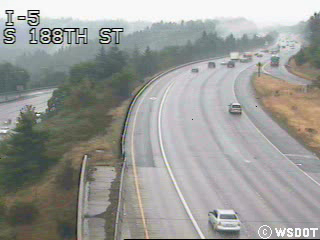
#> input picture frame 5 of trace-traffic.avi, 320 x 240 px, given in place of trace-traffic3.mp4, which was not available
$ python app.py
#> lines starting #> are read from the running program, lines starting #| are printed output that depends on the picture; pictures that were not available may be replaced by others from this repository, and a replacement may not be noted
# import cv2
# import numpy as np
# #from  matplotlib import pyplot as plt
# #img = cv2.imread(r'C:\Users\MrSmile\Desktop\New folder\priroda.jpg',flags = cv2.IMREAD_COLOR)
# #cv2.namedWindow('priroda',cv2.WINDOW_AUTOSIZE)
# #cv2.imshow('priroda',img)
# #cv2.imwrite('priroda2.jpg',img)
# #k = cv2.waitKey(0)
# #plt.imshow(img, cmap ='hot', interpolation = 'bicubic')
# #plt.imshow(cv2.cvtColor(img,cv2.COLOR_BGR2RGB))
# #plt.xticks([]), plt.yticks([])
# #plt.axis('off')
# #plt.show()
#
#
# cap = cv2.VideoCapture ('trace-traffic.avi')
#
# while(cap.isOpened()):
#     ret, frame = cap.read()
#
#     gray = cv2.cvtColor(frame, cv2.COLOR_BGR2GRAY)
#
#     cv2.imshow('frame',gray)
#     cv2.waitKey(50)
#     if cv2.waitKey(1) & 0xFF == ord('p'):
#         #break
#       	input()
#
# cap.release()
# cv2.destroyAllWindows()
import numpy as np
import cv2

cap = cv2.VideoCapture ('trace-traffic3.mp4')

# params for ShiTomasi corner detection
feature_params = dict( maxCorners = 100,
                       qualityLevel = 0.3,
                       minDistance = 7,
                       blockSize = 7 )

# Parameters for lucas kanade optical flow
lk_params = dict( winSize  = (15,15),
                    maxLevel = 2,
                  criteria = (cv2.TERM_CRITERIA_EPS | cv2.TERM_CRITERIA_COUNT, 10, 0.03))

# Create some random colors
color = np.random.randint(0,255,(1000,3))

# Take first frame and find corners in it
ret, old_frame = cap.read()
#> old_frame is the input picture: shape (240, 320, 3); mean B, G, R 151.6, 155, 154.2
old_gray = cv2.cvtColor(old_frame, cv2.COLOR_BGR2GRAY)
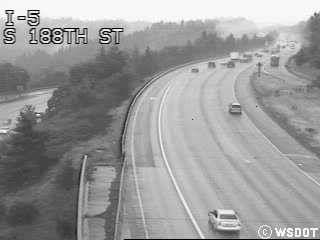
#> old_gray: shape (240, 320); min 0, max 255, mean 154.3
p0 = cv2.goodFeaturesToTrack(old_gray, mask = None, **feature_params)
#> p0 = 25 rows, first 8: [49, 39], [49, 32], [61, 35], [42, 35], [37, 14], [101, 33], [28, 13], [76, 32]

# Create a mask image for drawing purposes
mask = np.zeros_like(old_frame)

while(cap.isOpened()):
    ret,frame = cap.read()
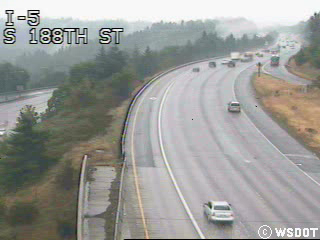
#> input picture frame 6 of trace-traffic.avi, 320 x 240 px, given in place of trace-traffic3.mp4, which was not available
#> frame is the input picture: shape (240, 320, 3); mean B, G, R 151.4, 154.9, 154.2
    frame_gray = cv2.cvtColor(frame, cv2.COLOR_BGR2GRAY)

    # calculate optical flow
    p1, st, err = cv2.calcOpticalFlowPyrLK(old_gray, frame_gray, p0, None, **lk_params)
#> p1 = 25 rows, first 8: [49, 39], [49, 32.01], [61, 35], [42, 35], [37, 14], [101, 33], [28, 13], [76, 32]; st = 25 values from 1 to 1; err = 25 values, max 8.38 at index 22, min 0.0193 at index 16, mean 0.684

    # Select good points
    good_new = p1[st==1]
#> good_new = 25 pairs, first value 5 to 311, second value 13 to 235
    good_old = p0[st==1]
#> good_old has the same summary as good_new

    # draw the tracks
    for i,(new,old) in enumerate(zip(good_new,good_old)):
        a,b = new.ravel()
        c,d = old.ravel()
        # mask = cv2.line(mask, (a,b),(c,d), color[i].tolist(), 2)
        frame = cv2.circle(frame,(a,b),5,color[i].tolist(),-1)
#> this loop made 25 passes
#> (a, b, c, d) on passes 1 to 12: (49, 39, 49, 39), (49, 32.01, 49, 32), (61, 35, 61, 35), (42, 35, 42, 35), (37, 14, 37, 14), (101, 33, 101, 33), (28, 13, 28, 13), (76, 32, 76, 32), (10, 14, 10, 14), (5, 33, 5, 33), (300, 235, 300, 235), (32, 31, 32, 31)
#> pass 2, `frame = cv2.circle(frame,(a,b),5,color[i].tolist(),-1)`:
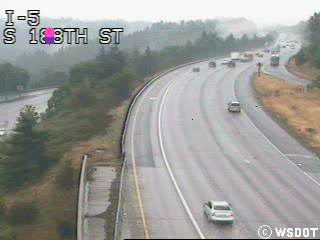
#> frame: shape (240, 320, 3); mean B, G, R 151.6, 154.8, 154.3
#> after the loop:
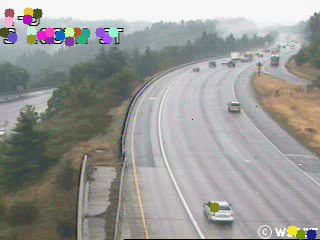
#> frame: shape (240, 320, 3); mean B, G, R 151, 154.1, 154.1
    img = cv2.add(frame,mask)

    cv2.imshow('frame',img)
    k = cv2.waitKey(25) & 0xff
#> (key Esc is pressed here)
    if k == 27:
        break


    # Now update the previous frame and previous points
    old_gray = frame_gray.copy()
    p0 = good_new.reshape(-1,1,2)

cv2.destroyAllWindows()
cap.release()

$ run again, starting later in the video
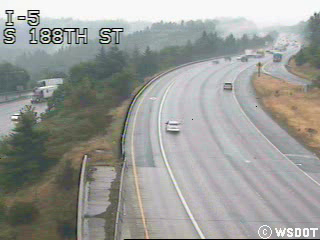
#> input picture frame 23 of trace-traffic.avi, 320 x 240 px, given in place of trace-traffic3.mp4, which was not available
#> old_frame is the input picture: shape (240, 320, 3); mean B, G, R 151.8, 155.6, 154.2
#> p0 = 24 rows, first 8: [49, 32], [49, 39], [61, 35], [42, 35], [28, 14], [37, 14], [101, 33], [76, 32]
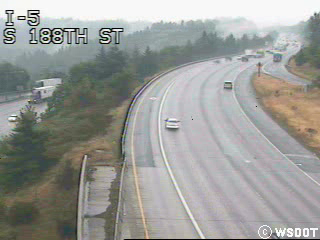
#> input picture frame 24 of trace-traffic.avi, 320 x 240 px, given in place of trace-traffic3.mp4, which was not available
#> frame is the input picture: shape (240, 320, 3); mean B, G, R 151.8, 155.5, 154.2
#> p1 has the same summary as p0; st = 24 values from 1 to 1; err = 24 values, max 9.41 at index 10, min 0.162 at index 5, mean 1.15
#> good_new has the same summary as p0
#> good_old has the same summary as p0
#> the loop `for i,(new,old) in enumerate(zip(good_new,good_old)):` made 24 passes
#> (a, b, c, d) on passes 1 to 8: (49, 32, 49, 32), (49, 39, 49, 39), (61, 35, 61, 35), (42, 35, 42, 35), (28, 14, 28, 14), (37, 14, 37, 14), (101, 33, 101, 33), (76, 32, 76, 32)
#> after the loop `for i,(new,old) in enumerate(zip(good_new,good_old)):`:
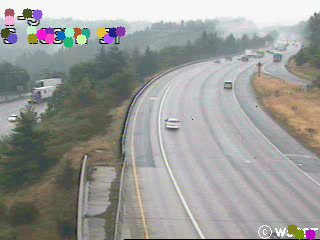
#> frame: shape (240, 320, 3); mean B, G, R 151.5, 154.7, 154.1

$ run again, starting later in the video
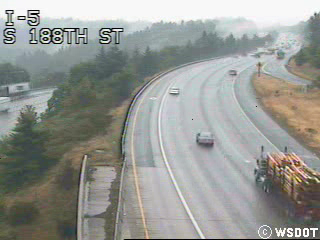
#> input picture frame 42 of trace-traffic.avi, 320 x 240 px, given in place of trace-traffic3.mp4, which was not available
#> old_frame is the input picture: shape (240, 320, 3); mean B, G, R 147.5, 152, 149.8
#> p0 = 26 rows, first 8: [315, 230], [308, 230], [49, 32], [49, 39], [287, 230], [292, 235], [61, 35], [297, 230]
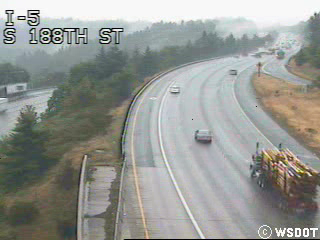
#> input picture frame 43 of trace-traffic.avi, 320 x 240 px, given in place of trace-traffic3.mp4, which was not available
#> frame is the input picture: shape (240, 320, 3); mean B, G, R 147.1, 151.8, 149.4
#> p1 = 26 rows, first 8: [349.9, 229.4], [349, 229.4], [49, 32], [49, 39], [287, 230], [292, 235], [61, 35], [297, 230]; st = 26 values, max 1 at index 2, min 0 at index 0, mean 0.885; err = 26 values, max 3.13e+22 at index 0, min -3.73e+15 at index 20, mean 1.2e+21
#> good_new = 23 rows, first 8: [49, 32], [49, 39], [287, 230], [292, 235], [61, 35], [297, 230], [42, 35], [28, 14]
#> good_old has the same summary as good_new
#> the loop `for i,(new,old) in enumerate(zip(good_new,good_old)):` made 23 passes
#> (a, b, c, d) on passes 1 to 8: (49, 32, 49, 32), (49, 39, 49, 39), (287, 230, 287, 230), (292, 235, 292, 235), (61, 35, 61, 35), (297, 230, 297, 230), (42, 35, 42, 35), (28, 14, 28, 14)
#> after the loop `for i,(new,old) in enumerate(zip(good_new,good_old)):`:
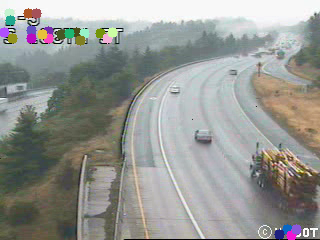
#> frame: shape (240, 320, 3); mean B, G, R 146.9, 151.2, 149.3
